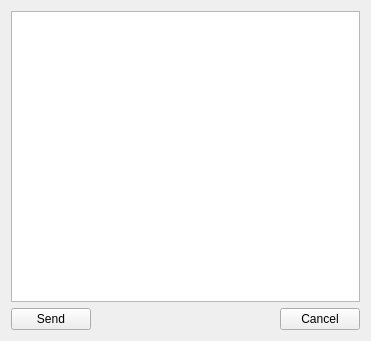
<?xml version="1.0" encoding="UTF-8"?>
<ui version="4.0">
 <class>OrderReview</class>
 <widget class="QWidget" name="OrderReview">
  <property name="geometry">
   <rect>
    <x>0</x>
    <y>0</y>
    <width>371</width>
    <height>341</height>
   </rect>
  </property>
  <property name="windowTitle">
   <string>Order Review</string>
  </property>
  <layout class="QHBoxLayout" name="horizontalLayout_2">
   <item>
    <layout class="QVBoxLayout" name="verticalLayout">
     <item>
      <widget class="QTextBrowser" name="textBrowser_orderDetail"/>
     </item>
     <item>
      <layout class="QHBoxLayout" name="horizontalLayout" stretch="0,0,0">
       <property name="spacing">
        <number>20</number>
       </property>
       <property name="sizeConstraint">
        <enum>QLayout::SetDefaultConstraint</enum>
       </property>
       <item>
        <widget class="QPushButton" name="pushButton_Send">
         <property name="text">
          <string>Send</string>
         </property>
        </widget>
       </item>
       <item>
        <spacer name="horizontalSpacer">
         <property name="orientation">
          <enum>Qt::Horizontal</enum>
         </property>
         <property name="sizeHint" stdset="0">
          <size>
           <width>40</width>
           <height>20</height>
          </size>
         </property>
        </spacer>
       </item>
       <item>
        <widget class="QPushButton" name="pushButton_Cancel">
         <property name="text">
          <string>Cancel</string>
         </property>
        </widget>
       </item>
      </layout>
     </item>
    </layout>
   </item>
  </layout>
 </widget>
 <resources/>
 <connections/>
</ui>
